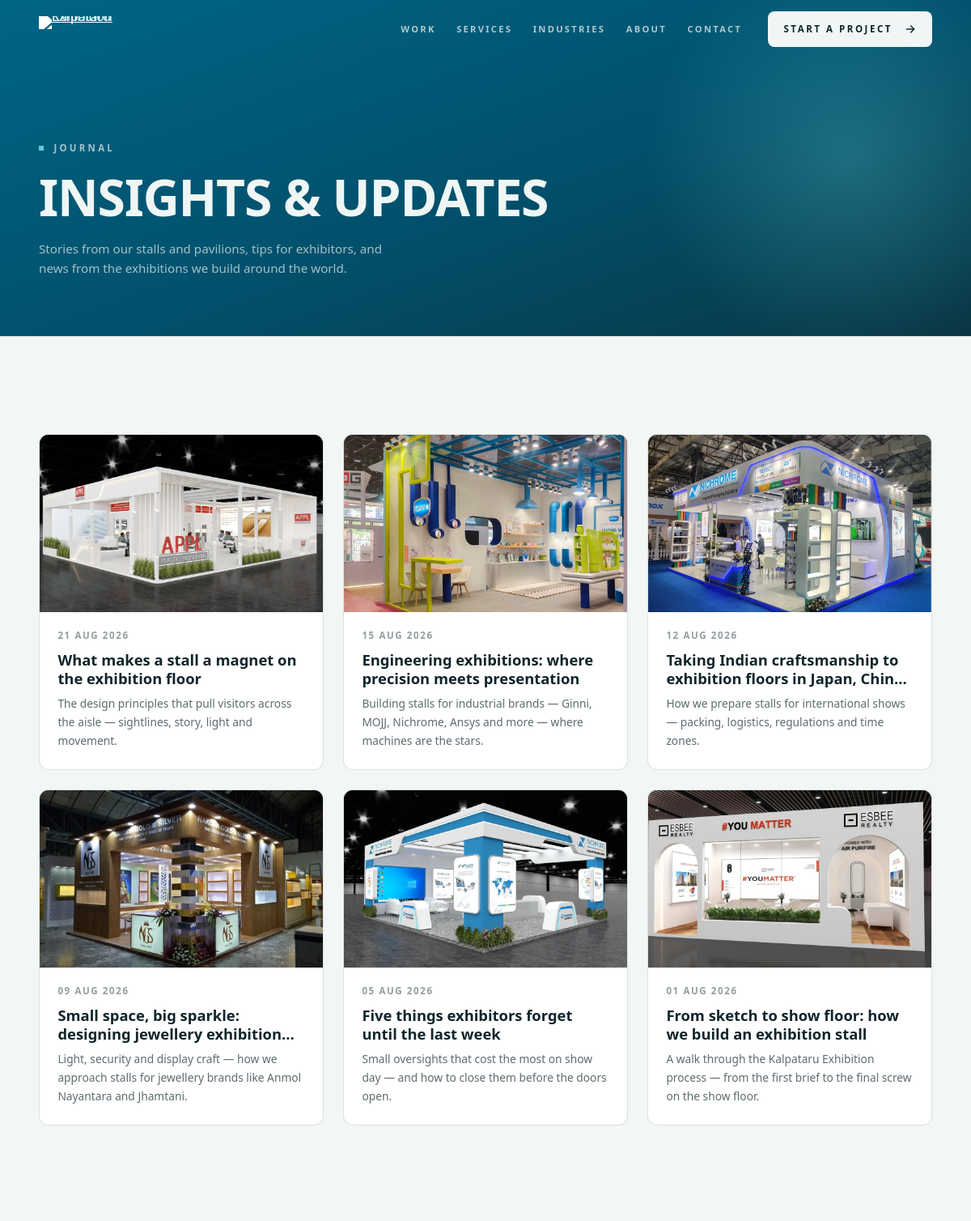
/blog/index.php (upper part), run on an earlier commit of the app's database.
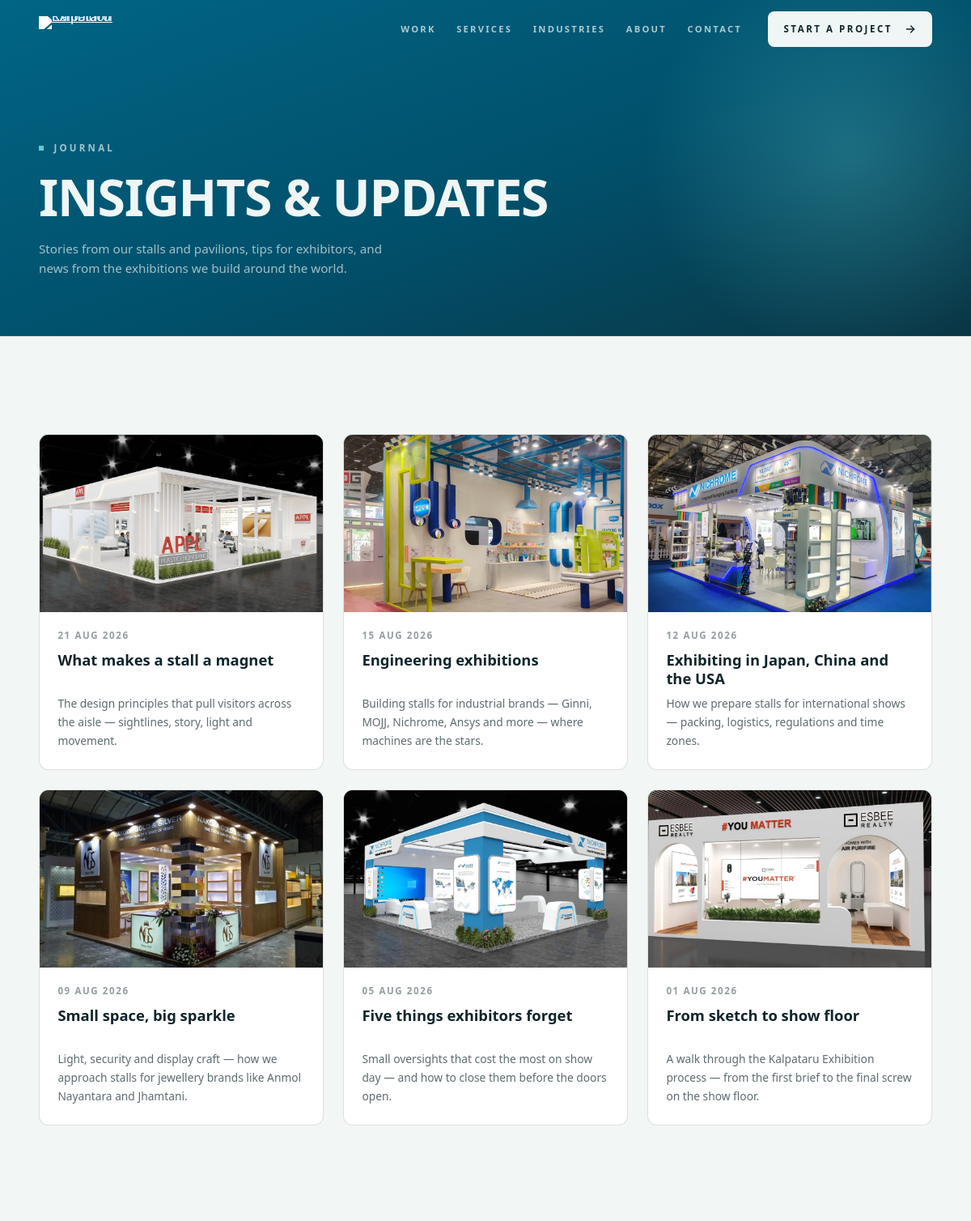
And on a later commit of the database.
### tables this page shows
CREATE TABLE IF NOT EXISTS blog_posts (
	id INT UNSIGNED NOT NULL AUTO_INCREMENT,
	title VARCHAR(190) NOT NULL,
	slug VARCHAR(190) NOT NULL,
	excerpt VARCHAR(500) NOT NULL DEFAULT '',
	body MEDIUMTEXT NOT NULL,
	cover VARCHAR(255) NOT NULL DEFAULT '',
	status ENUM('draft', 'published') NOT NULL DEFAULT 'draft',
	created_at TIMESTAMP NOT NULL DEFAULT CURRENT_TIMESTAMP,
	updated_at TIMESTAMP NOT NULL DEFAULT CURRENT_TIMESTAMP ON UPDATE CURRENT_TIMESTAMP,
	PRIMARY KEY (id),
	UNIQUE KEY idx_slug (slug),
	KEY idx_status (status)
);

### lib/helpers.php (called while the page is built, shortened)
<?php
function e(?string $s): string
{
	return htmlspecialchars((string) $s, ENT_QUOTES, 'UTF-8');
}

### lib/db.php (called while the page is built, shortened)
<?php
function db(): PDO
{
	static $pdo = null;
	if ($pdo === null) {
		$pdo = new PDO(
			'mysql:host=' . DB_HOST . ';dbname=' . DB_NAME . ';charset=utf8mb4',
			DB_USER,
			DB_PASS,
			[
				PDO::ATTR_ERRMODE            => PDO::ERRMODE_EXCEPTION,
				PDO::ATTR_DEFAULT_FETCH_MODE => PDO::FETCH_ASSOC,
				PDO::ATTR_EMULATE_PREPARES   => false,
			]
		);
	}
	return $pdo;
}

### lib/blog.php (called while the page is built, shortened)
<?php
require_once __DIR__ . '/db.php';
require_once __DIR__ . '/helpers.php';
function blog_list(int $page, int $perPage = 9, bool $includeDrafts = false): array
{
	$where = $includeDrafts ? '' : "WHERE status = 'published'";
	$total = (int) db()->query("SELECT COUNT(*) FROM blog_posts $where")->fetchColumn();
	$off  = max(0, $page - 1) * $perPage;
	$stmt = db()->prepare(
		"SELECT id, title, slug, excerpt, body, cover, status, created_at, updated_at
		 FROM blog_posts $where ORDER BY created_at DESC, id DESC LIMIT ? OFFSET ?"
	);
	$stmt->bindValue(1, $perPage, PDO::PARAM_INT);
	$stmt->bindValue(2, $off, PDO::PARAM_INT);
	$stmt->execute();
	return [
		'posts' => $stmt->fetchAll(),
		'total' => $total,
		'pages' => max(1, (int) ceil($total / $perPage)),
	];
}

### blog/index.php (the view, shortened to what this page needs)
<?php
require_once __DIR__ . '/../lib/blog.php';
$page   = max(1, (int) ($_GET['page'] ?? 1));
$result = blog_list($page, 9);
$posts  = $result['posts'];
require __DIR__ . '/_partials/header.php';
?>
<section class="blog-hero theme-dark tone-ink" id="top">
	<div class="container">
		<span class="eyebrow">Journal</span>
		<h1 class="blog-hero__title">Insights &amp; updates</h1>
		<p class="blog-hero__sub">
			Stories from our stalls and pavilions, tips for exhibitors, and news from
			the exhibitions we build around the world.
		</p>
	</div>
</section>
<section class="section">
	<div class="container">
		<?php if ($posts === []): ?>
			<div class="blog-empty">
				<h2 class="blog-empty__title">No articles yet</h2>
				<p class="blog-empty__text">The first posts are on their way — check back soon for news and exhibition stories.</p>
				<a class="btn btn--ghost" href="/contact">
					<span class="btn__label">Talk to us</span>
					<span class="btn__arrow" aria-hidden="true"><svg viewBox="0 0 24 24" fill="none" stroke="currentColor" stroke-width="2" stroke-linecap="round" stroke-linejoin="round"><path d="M5 12h14" /><path d="m13 6 6 6-6 6" /></svg></span>
				</a>
			</div>
		<?php else: ?>
			<div class="post-grid">
				<?php foreach ($posts as $p): ?>
					<a class="post-card" href="/blog/<?= e($p['slug']) ?>">
						<span class="post-card__media">
							<?php if ($p['cover'] !== ''): ?>
								<img src="/blog-images/<?= e($p['cover']) ?>" alt="" loading="lazy" />
							<?php endif; ?>
						</span>
						<span class="post-card__body">
							<span class="post-card__date"><?= e(date('d M Y', strtotime((string) $p['created_at']))) ?></span>
							<span class="post-card__title"><?= e($p['title']) ?></span>
							<span class="post-card__excerpt"><?= e($p['excerpt']) ?></span>
						</span>
					</a>
				<?php endforeach; ?>
			</div>
		<?php endif; ?>
	</div>
</section>
<?php require __DIR__ . '/_partials/footer.php';

### blog/_partials/header.php (shortened to what this page needs)
<?php
$blogNav = [
	['Work', '/work'],
	['Services', '/services'],
	['Industries', '/industries'],
	['About', '/about'],
	['Contact', '/contact'],
];
?>
<!doctype html>
<html lang="en">
<head>
	<link rel="stylesheet" href="/blog/assets/blog.css" />
</head>
<body>
<header class="site-header" data-header>
	<div class="site-header__inner">
		<a class="site-header__brand" href="/" aria-label="Kalpataru Exhibition — home">
			<img class="site-header__logo" src="/brand/logo.png" width="200" height="48" alt="Kalpataru Exhibition" />
		</a>
		<nav class="site-header__nav" aria-label="Main">
			<?php foreach ($blogNav as [$bl, $bh]): ?>
				<a class="site-header__link" href="<?= e($bh) ?>"><?= e($bl) ?></a>
			<?php endforeach; ?>
		</nav>
		<a class="btn btn--solid btn--sm site-header__cta" href="/contact">
			<span class="btn__label">Start a project</span>
			<span class="btn__arrow" aria-hidden="true"><svg viewBox="0 0 24 24" fill="none" stroke="currentColor" stroke-width="2" stroke-linecap="round" stroke-linejoin="round"><path d="M5 12h14" /><path d="m13 6 6 6-6 6" /></svg></span>
		</a>
	</div>
</header>
<main id="main">

### blog/_partials/footer.php (shortened to what this page needs)
</main>
</body>
</html>

What changed in the data, as far as the page shows it:
changed blog_posts: title "What makes a stall a magnet on the exhibition floor" → "What makes a stall a magnet"
changed blog_posts: title "Engineering exhibitions: where precision meets presentation" → "Engineering exhibitions"
changed blog_posts: title "Taking Indian craftsmanship to exhibition floors in Japan,…" → "Exhibiting in Japan, China and the USA"
changed blog_posts: title "Small space, big sparkle: designing jewellery…" → "Small space, big sparkle"
changed blog_posts: title "Five things exhibitors forget until the last week" → "Five things exhibitors forget"
changed blog_posts: title "From sketch to show floor: how we build an exhibition stall" → "From sketch to show floor"
